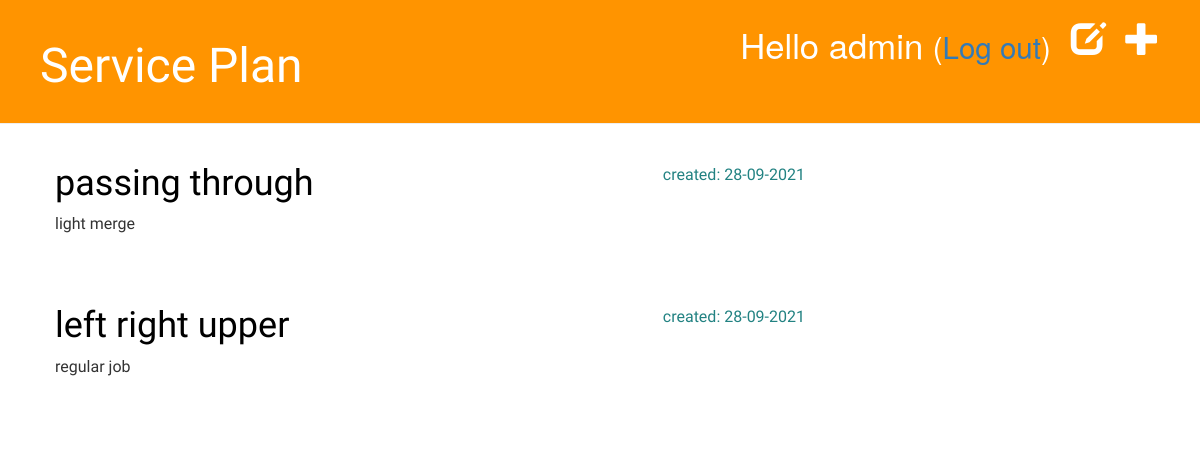
Page /drafts/ (signed in) on the committed database.
### blog/models.py (models this page shows, shortened)
class Post(models.Model):
    author = models.ForeignKey('auth.User', on_delete=models.CASCADE)
    title = models.CharField(max_length=200)
    text = models.TextField()
    create_date = models.DateTimeField(default=timezone.now)
    published_date = models.DateTimeField(blank=True, null=True)

### blog/views.py (the view)
# urls.py: path('drafts/', views.post_draft_list, name='post_draft_list'),
@login_required
def post_draft_list(request):
    posts = Post.objects.filter(published_date__isnull=True).order_by('create_date')
    return render(request, 'blog/post_draft_list.html', {'posts': posts})

### blog/templates/blog/post_draft_list.html
{% extends 'blog/base.html' %}
{% block content %}
    {% for post in posts %}
        <div class="post">
            <p class="date">created: {{ post.create_date|date:'d-m-Y' }}</p>
            <h1><a href="{% url 'post_draft_detail' pk=post.pk %}">{{ post.title }}</a></h1>
            <p>{{ post.text|truncatechars:200 }}</p>
        </div>
    {% endfor %}
{% endblock %}

### blog/templates/blog/base.html (shortened to what this page needs)
{% load static %}
<html>
<head>
    <link rel="stylesheet" href="//maxcdn.bootstrapcdn.com/bootstrap/3.2.0/css/bootstrap.min.css">
    <link rel="stylesheet" href="//maxcdn.bootstrapcdn.com/bootstrap/3.2.0/css/bootstrap-theme.min.css">
    <link rel="stylesheet" href='/static/css/blog.css?{% now "U" %}'>
</head>
<body>
    <div class="page-header">
        {% if user.is_authenticated %}
            <a href="{% url 'post_new' %}" class="top-menu"><span class="glyphicon glyphicon-plus"></span></a>
            <a href="{% url 'post_draft_list' %}" class="top-menu"><span class="glyphicon glyphicon-edit"></span></a>
            <p class="top-menu">Hello {{ user.username }} <small>(<a href="{% url 'logout' %}">Log out</a>)</small></p>
        {% else %}
            <a href="{% url 'login' %}" class="top-menu"><span class="glyphicon glyphicon-lock"></span></a>
        {% endif %}
        <h1><a href="/">Service Plan</a></h1>
    </div>
    <div class="content container">
        <div class="row">
            <div class="col-md-8">
            {% block content %}
            {% endblock %}
            </div>
        </div>
    </div>
</body>
</html>

### blog/static/css/blog.css (style rules this page uses)
.page-header { background-color: #ff9400; margin-top: 0; padding: 20px 20px 20px 40px; }
.page-header h1, .page-header h1 a, .page-header h1 a:visited, .page-header h1 a:active { color: #ffffff; font-size: 36pt; text-decoration: none; }
.content { margin-left: 40px; }
h1, h2, h3, h4 { font-family: 'Oswald', sans-serif; }
.date { float: right; color: #228282; }
.top-menu, .top-menu:hover, .top-menu:visited { color: #ffffff; float: right; font-size: 26pt; margin-right: 20px; }
.post { font-family: 'Oswald', sans-serif; font-size: 12pt; margin-bottom: 70px; }
.post h1 a, .post h1 a:visited { color: #000000; }

### rows in the picture
Post: create_date "28-09-2021", title "passing through", text "light merge"
Post: create_date "28-09-2021", title "left right upper", text "regular job"

### other values in the picture
{{ user.username }} "admin"
